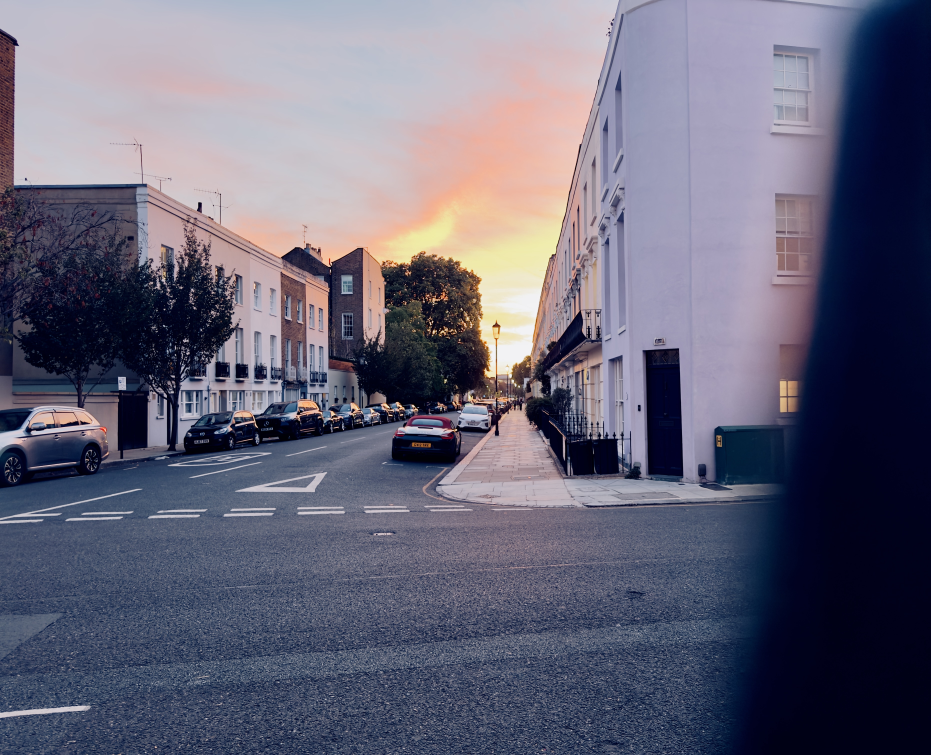
#> input picture photos/IMG_0174.jpeg, 3721 x 3020 px (shown at 1/4 size); its folder holds only this picture in this run
$ python build.py
#> lines starting #> are read from the running program, lines starting #| are printed output that depends on the picture
#!/usr/bin/env python3
"""Build the static site into _site/.

- Copies the hand-written pages, css and img folders.
- Resizes everything in photos/ into web-sized + thumbnail versions.
- Copies everything in music/.
- Writes data/photos.json and data/music.json, which portfolio.html reads.
"""
import html, json, re, shutil, subprocess, time
from pathlib import Path

ROOT = Path(__file__).resolve().parent
OUT = ROOT / "_site"
PHOTO_EXT = {".jpg", ".jpeg", ".png", ".webp"}
AUDIO_EXT = {".mp3", ".m4a", ".ogg", ".wav", ".flac"}
FULL_MAX, THUMB_MAX = 1800, 640


def slug(path: Path) -> str:
    """URL-safe file stem: 'Test Shot (1).JPG' -> 'test-shot-1'."""
    s = re.sub(r"[^a-z0-9]+", "-", path.stem.lower()).strip("-")
    return s or "file"


def title_from(path: Path) -> str:
    name = re.sub(r"^\d+[\s._-]+", "", path.stem)  # drop a leading "01 - " style prefix
    name = name.replace("_", " ")
    name = re.sub(r"(?<! )-(?! )", " ", name)      # word-joining hyphen -> space, keep a spaced " - "
    name = re.sub(r"\s+", " ", name).strip()
    return name[:1].upper() + name[1:] if name else path.stem


def added_ts(path: Path) -> float:
    """Unix time the file was first committed; falls back to mtime outside git."""
    try:
        out = subprocess.run(
            ["git", "log", "--diff-filter=A", "--follow", "--format=%ct", "-1", "--", str(path)],
            cwd=ROOT, capture_output=True, text=True, check=True).stdout.strip()
        if out:
            return float(out.splitlines()[-1])
    except Exception:
        pass
    return path.stat().st_mtime


def exif_ts(img) -> float | None:
    try:
        raw = img.getexif().get_ifd(0x8769).get(0x9003) or img.getexif().get(0x0132)
        if raw:
            return time.mktime(time.strptime(str(raw)[:19], "%Y:%m:%d %H:%M:%S"))
    except Exception:
        pass
    return None


def build_photos():
    from PIL import Image, ImageOps
    src = ROOT / "photos"
    full_dir, thumb_dir = OUT / "photos" / "full", OUT / "photos" / "thumb"
    full_dir.mkdir(parents=True); thumb_dir.mkdir(parents=True)
    items = []
    for p in sorted(src.iterdir()) if src.exists() else []:
        if p.suffix.lower() not in PHOTO_EXT:
            continue
        name = slug(p)
        with Image.open(p) as im:
            im = ImageOps.exif_transpose(im)
            ts = exif_ts(im) or added_ts(p)
            im = im.convert("RGB")
            w, h = im.size
            full = im.copy(); full.thumbnail((FULL_MAX, FULL_MAX))
            full.save(full_dir / f"{name}.jpg", "JPEG", quality=84, optimize=True, progressive=True)
            th = im.copy(); th.thumbnail((THUMB_MAX, THUMB_MAX))
            th.save(thumb_dir / f"{name}.jpg", "JPEG", quality=80, optimize=True)
        items.append({"title": title_from(p), "full": f"photos/full/{name}.jpg",
                      "thumb": f"photos/thumb/{name}.jpg", "w": full.width, "h": full.height,
                      "date": time.strftime("%Y-%m-%d", time.localtime(ts)), "ts": ts})
        print(f"photo  {p.name} -> {full.width}x{full.height}")
    items.sort(key=lambda i: i["ts"], reverse=True)
    return items


def build_music():
    src = ROOT / "music"
    dest = OUT / "music"; dest.mkdir(parents=True)
    items = []
    for p in sorted(src.iterdir()) if src.exists() else []:
        if p.suffix.lower() not in AUDIO_EXT:
            continue
        name = slug(p) + p.suffix.lower()
        shutil.copy2(p, dest / name)
        ts = added_ts(p)
        items.append({"title": title_from(p), "src": f"music/{name}", "ext": p.suffix.lower().lstrip("."),
                      "size_mb": round(p.stat().st_size / 1_048_576, 1),
                      "date": time.strftime("%Y-%m-%d", time.localtime(ts)), "ts": ts})
        print(f"track  {p.name}")
    items.sort(key=lambda i: i["ts"], reverse=True)
    return items


def build_track_pages():
    """One page per store track with a "page" field, e.g. /wunderinwun, from templates/track.html."""
    tpl_path, cat_path = ROOT / "templates" / "track.html", ROOT / "store" / "tracks.json"
    if not (tpl_path.exists() and cat_path.exists()):
        return
    cat, tpl = json.loads(cat_path.read_text()), tpl_path.read_text()
    reserved = {p.stem for p in ROOT.glob("*.html")}
    for t in cat.get("tracks", []):
        page = t.get("page")
        if not page:
            continue
        if not re.fullmatch(r"[a-z0-9-]{1,60}", page) or page in reserved:
            print(f"skip   page {page!r} for {t.get('id')}: invalid name or clashes with an existing page")
            continue
        artist = cat.get("artist", "Luke Schnipper")
        desc = t.get("description") or f"{t['title']} by {artist}. Listen to a preview and buy the download."
        image = f"https://lukeschnipper.xyz/{t['cover']}" if t.get("cover") else "https://lukeschnipper.xyz/img/avatar.jpg"
        out = tpl
        for key, val in {"TRACK_ID": t["id"], "TITLE": t["title"], "DESCRIPTION": desc,
                         "URL": f"https://lukeschnipper.xyz/{page}", "IMAGE": image}.items():
            out = out.replace("{{" + key + "}}", html.escape(val, quote=True))
        (OUT / f"{page}.html").write_text(out)
        print(f"page   /{page}")


def main():
    if OUT.exists():
        shutil.rmtree(OUT)
    OUT.mkdir()
    for f in ROOT.glob("*.html"):
        shutil.copy2(f, OUT / f.name)
    for d in ("css", "img"):
        shutil.copytree(ROOT / d, OUT / d)
    if (ROOT / "store").exists():
        # Public store assets only: catalog, config, previews, covers. Masters must never live here.
        shutil.copytree(ROOT / "store", OUT / "store",
                        ignore=shutil.ignore_patterns("*.wav", "*.aif", "*.aiff", "*.flac", "*.m4a", "README.md"))
    if (ROOT / "CNAME").exists():
        shutil.copy2(ROOT / "CNAME", OUT / "CNAME")
    (OUT / ".nojekyll").write_text("")
    data = OUT / "data"; data.mkdir()
    (data / "photos.json").write_text(json.dumps(build_photos(), indent=1))
#> in build_photos, im is the input picture: PIL image 3721x3020 RGB; mean R, G, B 102.8, 101.1, 119.7
#> in exif_ts, `raw = img.getexif().get_ifd(0x8769).get(0x9003) or img.getexif().get(0..`: raw = '2026:09:24 19:11:37'
#> in build_photos, `ts = exif_ts(im) or added_ts(p)`: ts = 1.79e+09
#> in build_photos, `th.thumbnail((THUMB_MAX, THUMB_MAX))`:
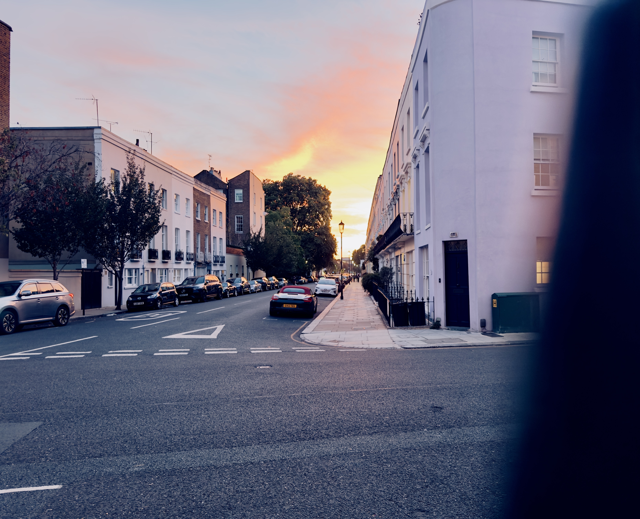
#> th: PIL image 640x519 RGB; mean R, G, B 102.9, 101.2, 119.8
#| photo  IMG_0174.jpeg -> 1800x1461
    (data / "music.json").write_text(json.dumps(build_music(), indent=1))
    build_track_pages()
    print("built ->", OUT)


if __name__ == "__main__":
    main()

$ run again, on photos/IMG_1585.jpeg
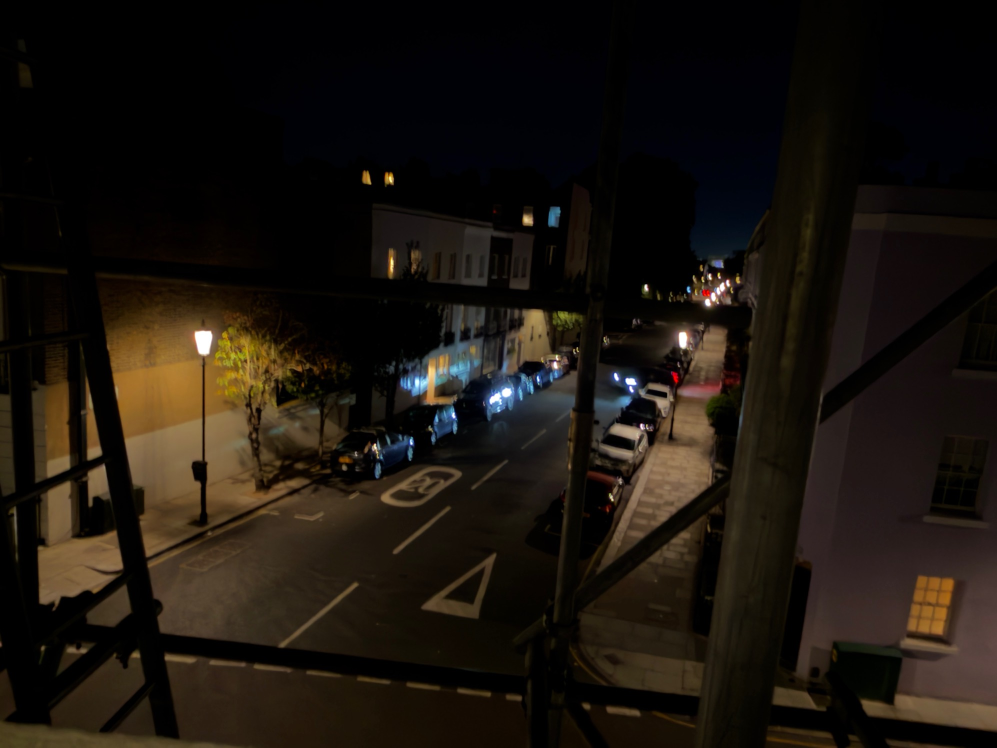
#> input picture photos/IMG_1585.jpeg, 1993 x 1495 px (shown at 1/2 size)
#> in build_photos, im is the input picture: PIL image 1993x1495 RGB; mean R, G, B 27.2, 20.8, 14.2
#> raw = '2026:09:24 20:56:55'
#> ts = 1.79e+09
#> in build_photos, `th.thumbnail((THUMB_MAX, THUMB_MAX))`:
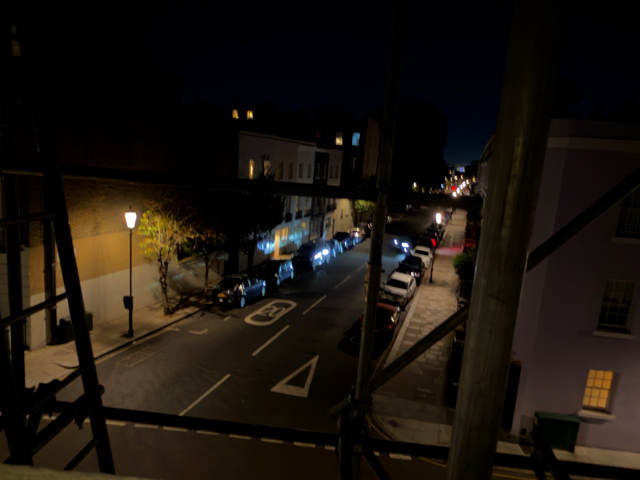
#> th: PIL image 640x480 RGB; mean R, G, B 27.2, 20.8, 14.2
#| photo  IMG_1585.jpeg -> 1800x1350
